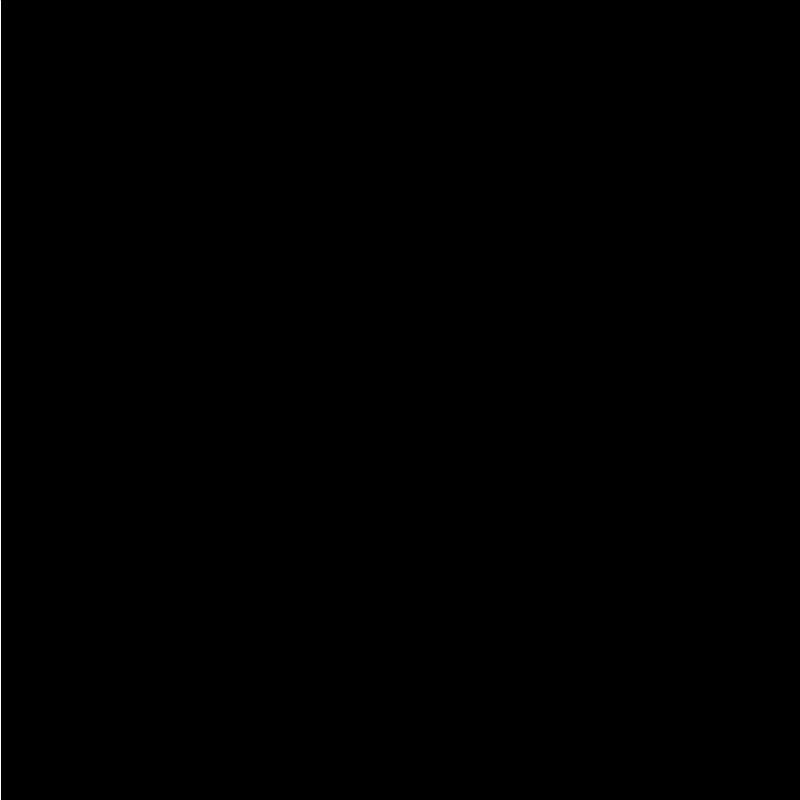
Frame 1 (no input)
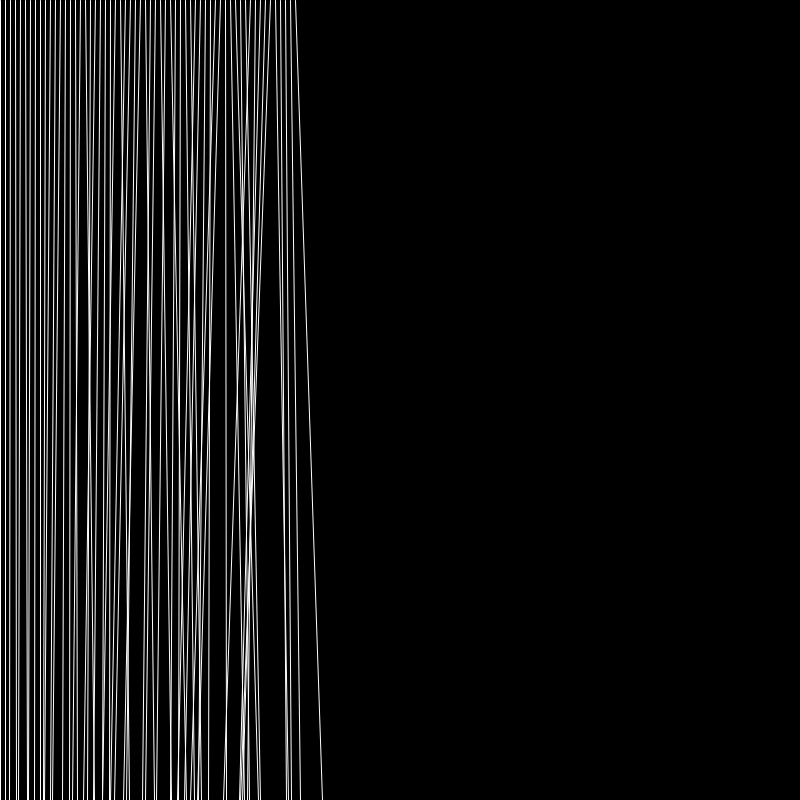
Frame 60 (the mouse pressed at the canvas centre just before this capture)
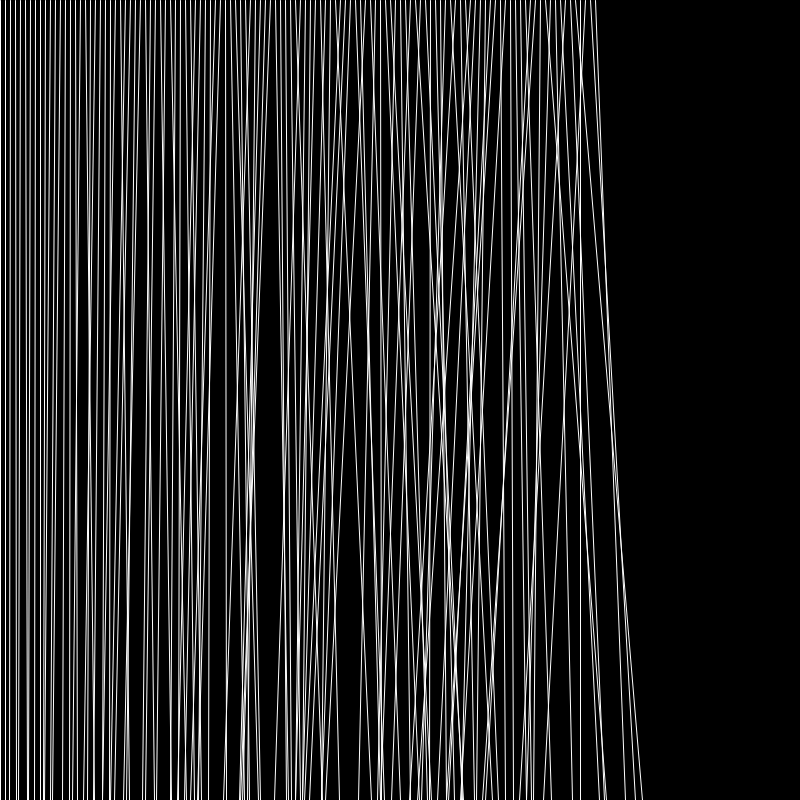
Frame 120 (the mouse held since frame 60 and released just before this capture)

The Processing sketch that drew these frames (run headless with seeded random() and noise(); from frame 60 on, the mouse is pressed at the canvas centre):

// Processing sketch: LSI_030_MoreLinesVariation
// ── LSI_030_MoreLinesVariation.pde
float posX=0;
float posY=0;

float posXX=0;
float posYY=800;

float step=5;

void setup(){
 
  size(800,800);
  background(0);
  stroke(255);
}

void draw(){
 
// only works if posX is inside the screen
if(posX<width){
line(posX,posY,posXX,posYY);
}

// go foward 1 step
posX=posX+step;
//line variation
//on the rigth more variation than o the left
float varr=map(posX,0,width,0,100);
// add variation
posXX=posX+random(-varr,varr);
  
}
